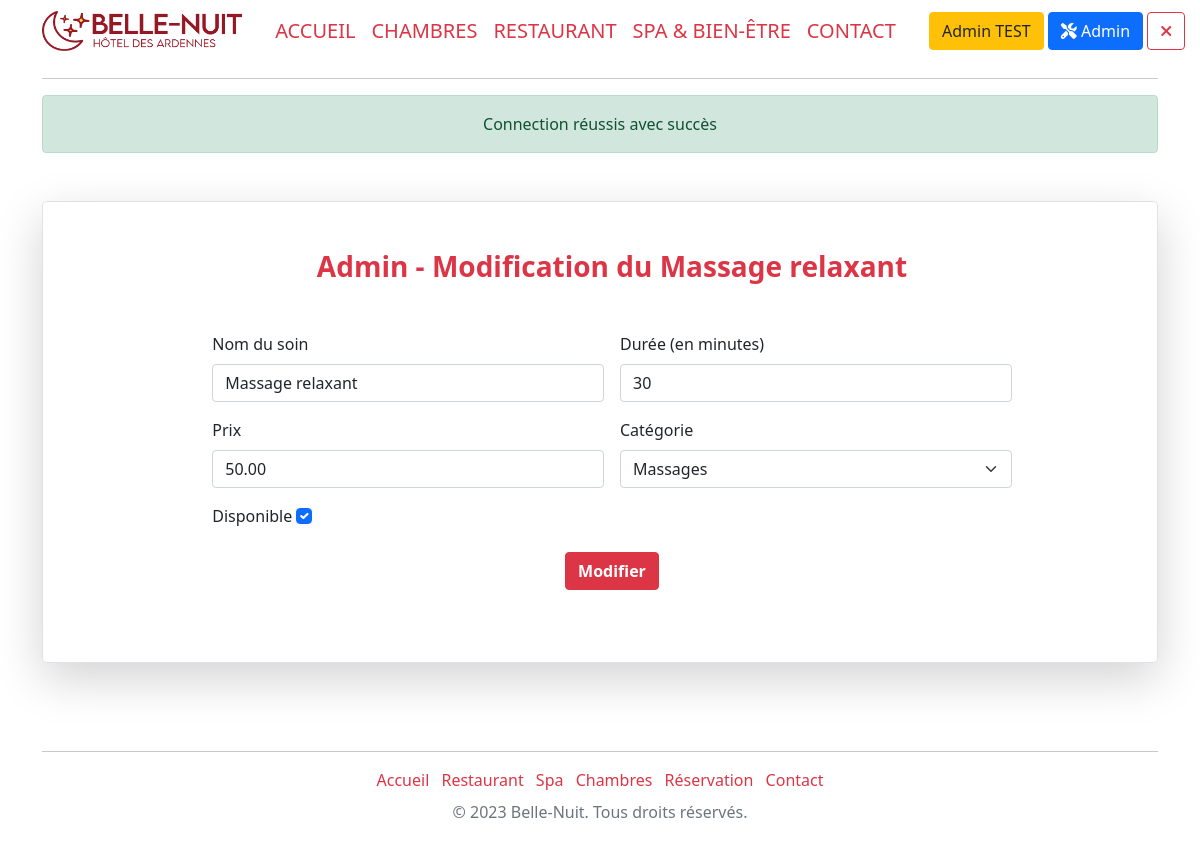
The app's page /adminEditSpa&id=1 (signed in) with its own data.
### tables this page shows
CREATE TABLE `spa` (
  `spa_id` int(11) NOT NULL,
  `id_spacategory` int(11) NOT NULL,
  `spa_title` varchar(255) DEFAULT NULL,
  `spa_time` int(11) DEFAULT NULL,
  `spa_price` decimal(10,2) DEFAULT NULL,
  `spa_active` tinyint(1) NOT NULL
);

CREATE TABLE `category_spa` (
  `spacategory_id` int(11) NOT NULL,
  `spacategory_name` varchar(250) NOT NULL
);

### config/Securite.class.php (called while the page is built, shortened)
<?php
class Securite {
    public static function secureHTML($string){
        return htmlentities($string);
    }
}

### models/Model.class.php (called while the page is built, shortened)
<?php
abstract class Model{
    private static $pdo;
    private static function setBdd(){
        self::$pdo = new PDO("mysql:host=localhost;dbname=hotel;charset=utf8", "root", "");
        self::$pdo->setAttribute(PDO::ATTR_ERRMODE, PDO::ERRMODE_WARNING);
    }
    protected function getBdd(){
        return self::$pdo;
    }
}

### models/FrontManager.model.php (called while the page is built, shortened)
<?php
require_once("Model.class.php");
class FrontManager extends Model
{
    public function getCategorySpa(){
        $stmt = $this->getBdd()->prepare('SELECT * FROM category_spa');
        $stmt->execute();
        $categorySpaList = $stmt->fetchAll(PDO::FETCH_ASSOC);
        return $categorySpaList;
    }
    public function getSpaById($idSpa) {
        $stmt = $this->getBdd()->prepare('SELECT s.spa_id, s.spa_title, s.spa_time, s.spa_price, s.spa_active, s.id_spacategory, c.spacategory_name
                                      FROM spa s
                                      INNER JOIN category_spa c ON s.id_spacategory = c.spacategory_id
                                      WHERE s.spa_id = :idSpa
                                      ORDER BY s.spa_id');
        $stmt->bindParam(':idSpa', $idSpa, PDO::PARAM_INT);
        $stmt->execute();
        $getSpas = $stmt->fetch(PDO::FETCH_ASSOC);
        return $getSpas;
    }
}

### views/main/back/adminEditSpa.view.php (the view)
<div class="container my-5">
    <div class="row p-4 pb-0 pe-lg-0 pt-lg-5 align-items-center rounded-3 border shadow-lg">
        <div class="text-start ">
            <main class="w-75 mx-auto pb-5" style="max-width: 80%;">
                <form method="post">
                    <h1 class="h3 mb-5 fw-normal text-center text-danger fw-bolder">Admin - Modification du <?= $spa['spa_title'] ?></h1>
                    <div class="row g-3">
                        <div class="col-sm-6">
                            <label for="name" class="form-label">Nom du soin</label>
                            <input type="text" class="form-control" id="name" value="<?= $spa['spa_title'] ?>" name="name" required>
                        </div>
                        <div class="col-sm-6">
                            <label for="time" class="form-label">Durée (en minutes)</label>
                            <input type="number" class="form-control" id="time" value="<?= $spa['spa_time'] ?>" name="time" required>
                        </div>
                        <div class="col-sm-6">
                            <label for="price" class="form-label">Prix</label>
                            <input type="number" class="form-control" name="price" id="price" value="<?= $spa['spa_price']?>" step="0.01" min="1.00"/>
                        </div>
                        <div class="col-sm-6">
                            <label for="category" class="form-label">Catégorie</label>
                            <select class="form-select" id="category" name="category" required>
                                <?php
                                foreach ($spaCategories as $spaCategory) {
                                    echo '<option value="' . $spaCategory['spacategory_id'] . '"' . (($spa['id_spacategory'] == $spaCategory['spacategory_id']) ? 'selected'  : '') . '>' . $spaCategory['spacategory_name'] . '</option>';
                                }
                                ?>
                            </select>
                        </div>
                        <div class="col-sm-6">
                                <label for="active" class="form-label">Disponible</label>
                                <input class="form-check-input " type="checkbox" value="1" id="active" name="active" <?php echo ($spa['spa_active'] == 1) ? 'checked' : '' ?>>
                        </div>
                    </div>
                    <div class="text-center">
                        <button class="mt-3 btn btn-danger mx-auto mb-4 fw-bolder text-center" style="max-width: 80%" type="submit" name="btnEditSpa">Modifier</button>
                    </div>
                </form>
            </main>
        </div>
    </div>
</div>

### records on screen
spa: spa_title "Massage relaxant", name "Massage relaxant", time "30", price "50.00", category "Massages", spa_active "☑"

### other values on screen
$_SESSION["surname"] "Admin"
$_SESSION["name"] "TEST"
$_SESSION['alert']['message'] "Connection réussis avec succès"
